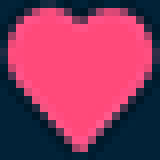
%> input picture rtl/FlappyBird-main/matlab/小生命值.png, 20 x 20 px (shown 8 times larger)
$ octave mif_gen.m   (GNU Octave 9; MATLAB toolbox functions it lacks are replaced by stand-ins)
%> lines starting %> are read from the running program, lines starting %| are printed output that depends on the picture
clear               %清理命令行窗口
clc                 %清理工作区

% 使用imread函数读取图片,并转化为三维矩阵
image_array = imread('小生命值.png');
%> image_array is the input picture: size 20x20x3 uint8; mean R, G, B 141.3, 56.9, 92.6

% 使用size函数计算图片矩阵三个维度的大小
% 第一维为图片的高度，第二维为图片的宽度，第三维为图片维度
[height,width,z]=size(image_array);   % 100*100*3
%> height = 20; width = 20; z = 3
red   = image_array(:,:,1); % 提取红色分量，数据类型为uint8
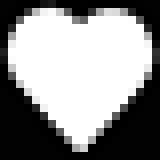
%> red: size 20x20 uint8 (shown 8 times larger); min 0, max 255, mean 141.3
green = image_array(:,:,2); % 提取绿色分量，数据类型为uint8
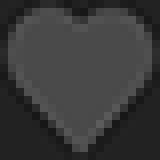
%> green: size 20x20 uint8 (shown 8 times larger); min 23, max 92, mean 56.9
blue  = image_array(:,:,3); % 提取蓝色分量，数据类型为uint8
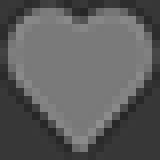
%> blue: size 20x20 uint8 (shown 8 times larger); min 38, max 143, mean 92.6

% 使用reshape函数将各个分量重组成一个一维矩阵
%为了避免溢出,将uint8类型的数据扩大为uint32类型
r = uint32(reshape(red'   , 1 ,height*width));
%> r = 400 values, max 255 at index 44, min 0 at index 3, mean 141.3
g = uint32(reshape(green' , 1 ,height*width));
%> g = 400 values, max 92 at index 313, min 23 at index 31, mean 56.91
b = uint32(reshape(blue'  , 1 ,height*width));
%> b = 400 values, max 143 at index 313, min 38 at index 31, mean 92.57

% 初始化要写入.mif文件中的RGB颜色矩阵
rgb=zeros(1,height*width);
%
% % 导入的图片为24bit真彩色图片,每个像素占用24bit,RGB888
% % 将RGB888转换为RGB565
% % 红色分量右移3位取出高5位,左移11位作为ROM中RGB数据的第15bit到第11bit
% % 绿色分量右移2位取出高6位,左移5位作为ROM中RGB数据的第10bit到第5bit
% % 蓝色分量右移3位取出高5位,左移0位作为ROM中RGB数据的第4bit到第0bit
% for i = 1:height*width
%     rgb(i) = bitshift(bitshift(r(i),-3),11)+ bitshift(bitshift(g(i),-2),5)+ bitshift(bitshift(b(i),-3),0);
% end

% 导入的图片为24bit真彩色图片,每个像素占用24bit,RGB888
% 将RGB888转换为RGB332
% 红色分量右移5位取出高3位,左移5位作为ROM中RGB数据的第7bit到第5bit
% 绿色分量右移5位取出高3位,左移2位作为ROM中RGB数据的第4bit到第2bit
% 蓝色分量右移6位取出高2位,左移0位作为ROM中RGB数据的第1bit到第0bit

% %转为RGB332
% for i = 1:height*width
%     rgb(i) = bitshift(bitshift(r(i),-5),5)+ bitshift(bitshift(g(i),-5),2)+ bitshift(bitshift(b(i),-6),0);
% end

% %转为RGB888
% for i = 1:height*width
%     rgb(i) = bitshift(r(i),16)+ bitshift(g(i),8)+ bitshift(b(i),0);
% end

%转为RGB565
for i = 1:height*width
    rgb(i) = bitshift(bitshift(r(i),-3),11)+ bitshift(bitshift(g(i),-2),5)+ bitshift(bitshift(b(i),-3),0);
end
%> after the loop, rgb = 400 values, max 64241 at index 313, min 164 at index 31, mean 35503.5


fid = fopen( 'life.mif', 'w+' );

% .mif文件字符串打印
fprintf( fid, 'WIDTH=16;\n');
fprintf( fid, 'DEPTH=%d;\n\n',height*width);

fprintf( fid, 'ADDRESS_RADIX=UNS;\n');
fprintf( fid, 'DATA_RADIX=HEX;\n\n');

fprintf(fid,'%s\n\t','CONTENT');
fprintf(fid,'%s\n','BEGIN');

% 写入图片数据
for i = 1:height*width
    fprintf(fid,'\t\t%d\t:%.4x\t;\n',i-1,rgb(i));
end

% 打印结束字符串
fprintf(fid,'\tEND;');

fclose( fid ); % 关闭文件指针
